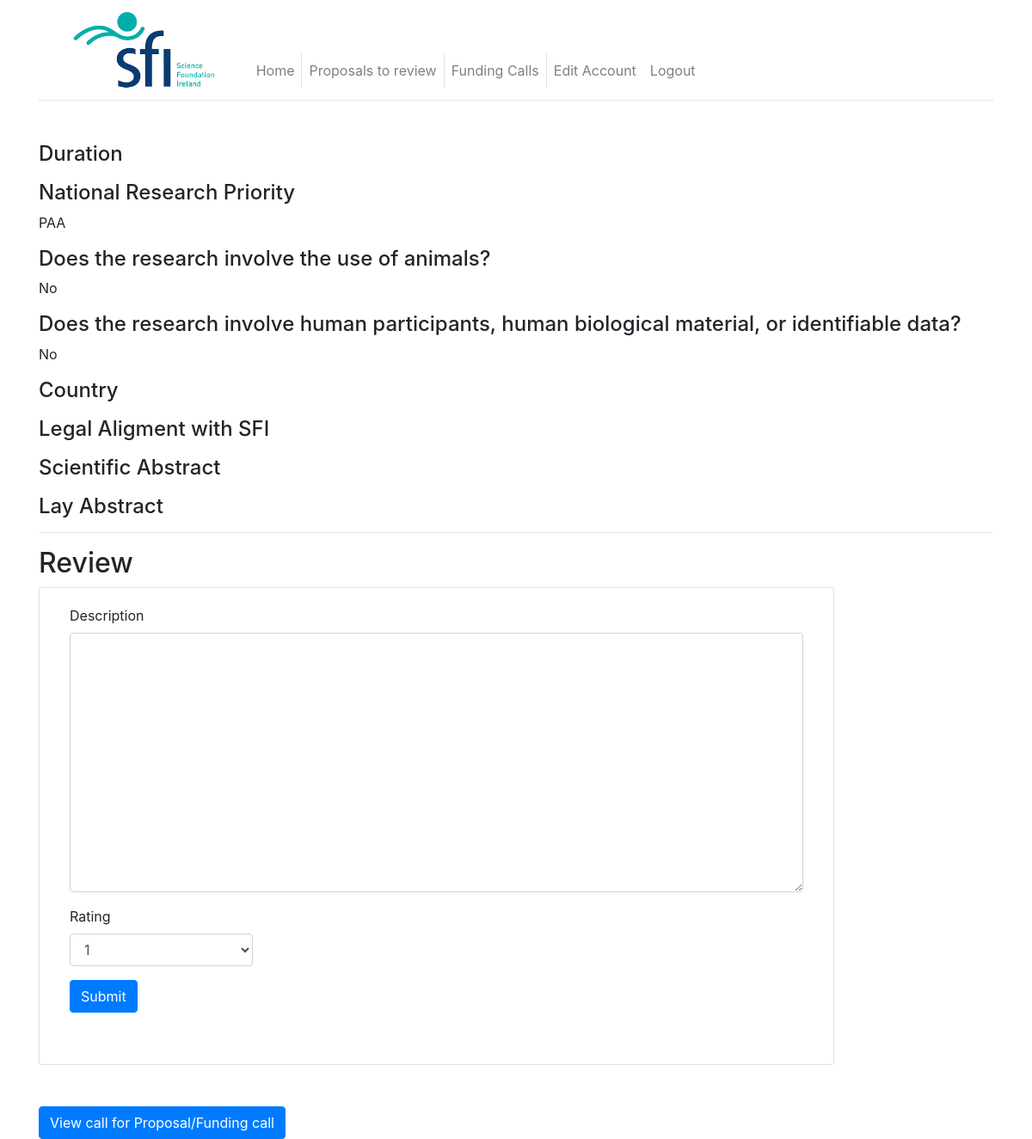
The page /applications/4 (signed in) on the database as committed earlier.
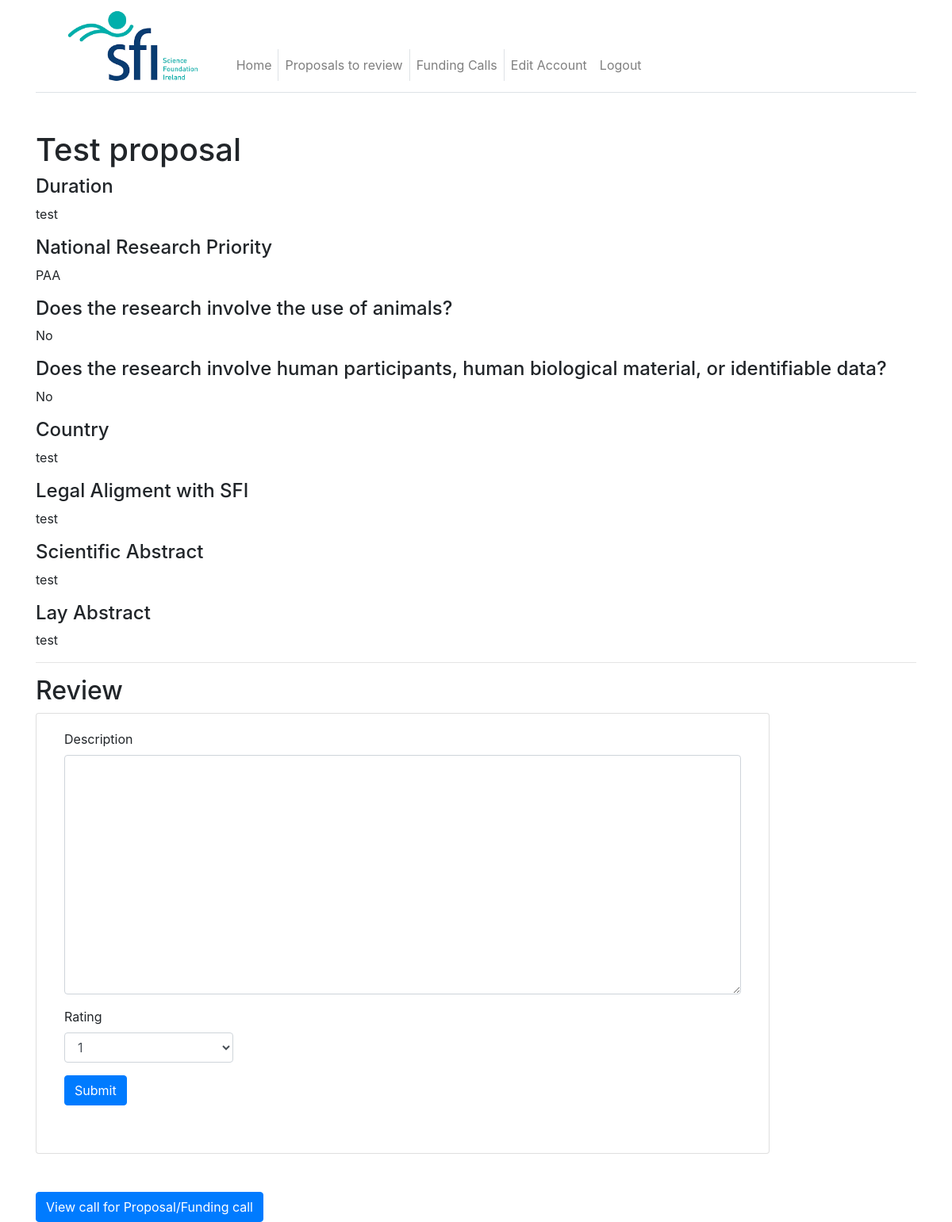
The same page on the database as committed later.
### app/models.py (models this page shows, shortened)
class GrantApplications(db.Model):
    id = db.Column(db.Integer, primary_key=True)
    user_id = db.Column(db.Integer, db.ForeignKey("user.id"))
    call_id = db.Column(db.Integer, db.ForeignKey("funding_call.id"))
    title = db.Column(db.Text)
    duration = db.Column(db.Text)
    nrp = db.Column(db.Text)
    ethical_q1 = db.Column(db.String)
    ethical_q2 = db.Column(db.String)
    country = db.Column(db.Text)
    coapps = db.Column(db.Text)
    collabs = db.Column(db.Text)
    legal_align = db.Column(db.Text)
    sci_abstract = db.Column(db.Text)
    lay_abstract = db.Column(db.Text)
    is_draft = db.Column(db.Boolean, default=False)
    is_pending = db.Column(db.Boolean, default=False)
    is_awarded = db.Column(db.Boolean,default=False)
    attachment = db.relationship("GrantApplicationAttachment")

### app/routes.py (the view, shortened to what this page needs)
@app.route("/applications/<grant_id>", methods=["GET", "POST"])
def view_application(grant_id):
    grant = GrantApplications.query.filter_by(id=grant_id).first_or_404()
    call = SfiProposalCalls.query.filter_by(id=grant.call_id).first()
    user = User.query.filter_by(id=grant.user_id).first()
    reviewer = FundingCallReviewers.query.filter_by(call_id=grant.call_id).first()
    awarded = Grants.query.filter_by(application_id=grant_id).first()
    getReviewInfo = Reviews.query.filter_by(proposal_id=grant_id).filter_by(reviewer_id=current_user.id).first()
    if not getReviewInfo and awarded is None and reviewer is not None and reviewer.reviewer_id == current_user.id:
        form = ReviewProposalForm()
    else:
        form = None
        flash("review already submitted")
    return render_template("view_application.html", title="Grant Application", grant=grant, form=form,
                           getReviewInfo=getReviewInfo, call=call)

### app/forms.py
class ReviewProposalForm(FlaskForm):
    description = TextAreaField("Description", validators = [Length(min=0,max=1500)])
    rating = SelectField(u"Rating", choices=\
    [("1", "1"), ("2", "2"), ("3", "3"), ("4", "4"), ("5", "5"), ("6", "6"), ("7", "7"), ("8", "8"), ("9", "9"), ("10", "10")], \
    validators=[DataRequired() ])
    submit = SubmitField("Submit")

### app/models.py (called while the page is built)
@login.user_loader
def load_user(id):
    return User.query.get(int(id))

### app/routes.py (called while the page is built)
@app.before_request
def before_request():
    if current_user.is_authenticated:
        current_user.last_seen = datetime.utcnow()
        db.session.commit()

### app/templates/view_application.html (shortened to what this page needs)
{% extends "base.html" %}
{% block content %}
<h1>{{ grant.title }}</h1>
<h4>Duration</h4>
<p>{{ grant.duration }}</p>
<h4>National Research Priority</h4>
<p>{{ grant.nrp }}</p>
<h4>Does the research involve the use of animals?</h4>
<p>{{ grant.ethical_q1 }}</p>
<h4>Does the research involve human participants, human biological material, or identifiable data?</h4>
<p>{{ grant.ethical_q2 }}</p>
<h4>Country</h4>
<p>{{ grant.country }}</p>
<h4>Legal Aligment with SFI</h4>
<p>{{ grant.legal_align }}</p>
<h4>Scientific Abstract</h4>
<p>{{ grant.sci_abstract }}</p>
<h4>Lay Abstract</h4>
<p>{{ grant.lay_abstract }}</p>
{% if form != None %}
<hr>
<h2>Review</h2>
<div class="card col-md-10 mb-5">
	<div class="card-body">
		<form action="" method="post">
		    <div class="form-group">
		        {{ form.description.label }}
		        {{ form.description(class="form-control", rows="12") }}
		    </div>
		    <div class="form-group">
		        {{ form.rating.label }}
		        {{ form.rating(class="form-control w-25") }}
		    </div>
		    <div class="form-group">
		        {{ form.submit(class="btn btn-primary") }}
		    </div>
		</form><br>
	</div>
</div>
{% endif %}
<a class="btn btn-primary", href=" {{url_for('view_call', call_id=call.id) }} ">View call for Proposal/Funding call</a>
{% endblock %}

Rows that differ between the two databases and show on the page:
changed GrantApplications "PAA": title (not shown) → "Test proposal"; duration (not shown) → "test"; country (not shown) → "test"; legal_align (not shown) → "test"; sci_abstract (not shown) → "test"; lay_abstract (not shown) → "test"
